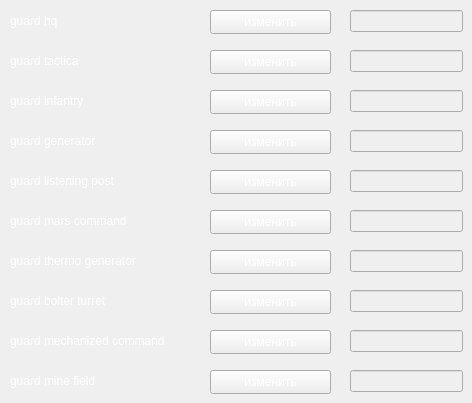
      <widget class="QWidget" name="IG_page_build">
       <property name="styleSheet">
        <string notr="true"/>
       </property>
       <widget class="QPushButton" name="pushChange_5">
        <property name="geometry">
         <rect>
          <x>210</x>
          <y>170</y>
          <width>121</width>
          <height>24</height>
         </rect>
        </property>
        <property name="styleSheet">
         <string notr="true">color:#fff</string>
        </property>
        <property name="text">
         <string>изменить</string>
        </property>
       </widget>
       <widget class="QLineEdit" name="line_guard_bolter_turret">
        <property name="enabled">
         <bool>false</bool>
        </property>
        <property name="geometry">
         <rect>
          <x>350</x>
          <y>290</y>
          <width>113</width>
          <height>22</height>
         </rect>
        </property>
        <property name="font">
         <font>
          <pointsize>12</pointsize>
         </font>
        </property>
        <property name="styleSheet">
         <string notr="true">color:#fff</string>
        </property>
        <property name="alignment">
         <set>Qt::AlignCenter</set>
        </property>
       </widget>
       <widget class="QPushButton" name="pushChange_8">
        <property name="geometry">
         <rect>
          <x>210</x>
          <y>290</y>
          <width>121</width>
          <height>24</height>
         </rect>
        </property>
        <property name="styleSheet">
         <string notr="true">color:#fff</string>
        </property>
        <property name="text">
         <string>изменить</string>
        </property>
       </widget>
       <widget class="QLineEdit" name="line_guard_mine_field">
        <property name="enabled">
         <bool>false</bool>
        </property>
        <property name="geometry">
         <rect>
          <x>350</x>
          <y>370</y>
          <width>113</width>
          <height>22</height>
         </rect>
        </property>
        <property name="font">
         <font>
          <pointsize>12</pointsize>
         </font>
        </property>
        <property name="styleSheet">
         <string notr="true">color:#fff;
</string>
        </property>
        <property name="alignment">
         <set>Qt::AlignCenter</set>
        </property>
       </widget>
       <widget class="QPushButton" name="pushChange_4">
        <property name="geometry">
         <rect>
          <x>210</x>
          <y>130</y>
          <width>121</width>
          <height>24</height>
         </rect>
        </property>
        <property name="styleSheet">
         <string notr="true">color:#fff</string>
        </property>
        <property name="text">
         <string>изменить</string>
        </property>
       </widget>
       <widget class="QLabel" name="guard_thermo_generator">
        <property name="geometry">
         <rect>
          <x>10</x>
          <y>250</y>
          <width>181</width>
          <height>21</height>
         </rect>
        </property>
        <property name="styleSheet">
         <string notr="true">color:#fff</string>
        </property>
        <property name="text">
         <string>guard thermo generator</string>
        </property>
       </widget>
       <widget class="QPushButton" name="pushChange_7">
        <property name="geometry">
         <rect>
          <x>210</x>
          <y>250</y>
          <width>121</width>
          <height>24</height>
         </rect>
        </property>
        <property name="styleSheet">
         <string notr="true">color:#fff</string>
        </property>
        <property name="text">
         <string>изменить</string>
        </property>
       </widget>
       <widget class="QLineEdit" name="line_guard_hq">
        <property name="enabled">
         <bool>false</bool>
        </property>
        <property name="geometry">
         <rect>
          <x>350</x>
          <y>10</y>
          <width>113</width>
          <height>22</height>
         </rect>
        </property>
        <property name="font">
         <font>
          <pointsize>12</pointsize>
         </font>
        </property>
        <property name="styleSheet">
         <string notr="true">color:#fff</string>
        </property>
        <property name="alignment">
         <set>Qt::AlignCenter</set>
        </property>
       </widget>
       <widget class="QLabel" name="guard_listening_post">
        <property name="geometry">
         <rect>
          <x>10</x>
          <y>170</y>
          <width>181</width>
          <height>21</height>
         </rect>
        </property>
        <property name="styleSheet">
         <string notr="true">color:#fff</string>
        </property>
        <property name="text">
         <string>guard listening post</string>
        </property>
       </widget>
       <widget class="QLineEdit" name="line_guard_tactica">
        <property name="enabled">
         <bool>false</bool>
        </property>
        <property name="geometry">
         <rect>
          <x>350</x>
          <y>50</y>
          <width>113</width>
          <height>22</height>
         </rect>
        </property>
        <property name="font">
         <font>
          <pointsize>12</pointsize>
         </font>
        </property>
        <property name="styleSheet">
         <string notr="true">color:#fff</string>
        </property>
        <property name="alignment">
         <set>Qt::AlignCenter</set>
        </property>
       </widget>
       <widget class="QLineEdit" name="line_guard_infantry">
        <property name="enabled">
         <bool>false</bool>
        </property>
        <property name="geometry">
         <rect>
          <x>350</x>
          <y>90</y>
          <width>113</width>
          <height>22</height>
         </rect>
        </property>
        <property name="font">
         <font>
          <pointsize>12</pointsize>
         </font>
        </property>
        <property name="styleSheet">
         <string notr="true">color:#fff</string>
        </property>
        <property name="alignment">
         <set>Qt::AlignCenter</set>
        </property>
       </widget>
       <widget class="QLabel" name="guard_tactica">
        <property name="geometry">
         <rect>
          <x>10</x>
          <y>50</y>
          <width>181</width>
          <height>21</height>
         </rect>
        </property>
        <property name="styleSheet">
         <string notr="true">color:#fff</string>
        </property>
        <property name="text">
         <string>guard tactica</string>
        </property>
       </widget>
       <widget class="QLineEdit" name="line_guard_thermo_generator">
        <property name="enabled">
         <bool>false</bool>
        </property>
        <property name="geometry">
         <rect>
          <x>350</x>
          <y>250</y>
          <width>113</width>
          <height>22</height>
         </rect>
        </property>
        <property name="font">
         <font>
          <pointsize>12</pointsize>
         </font>
        </property>
        <property name="styleSheet">
         <string notr="true">color:#fff</string>
        </property>
        <property name="alignment">
         <set>Qt::AlignCenter</set>
        </property>
       </widget>
       <widget class="QPushButton" name="pushChange_2">
        <property name="geometry">
         <rect>
          <x>210</x>
          <y>50</y>
          <width>121</width>
          <height>24</height>
         </rect>
        </property>
        <property name="styleSheet">
         <string notr="true">color:#fff</string>
        </property>
        <property name="text">
         <string>изменить</string>
        </property>
       </widget>
       <widget class="QLabel" name="guard_mars_command">
        <property name="geometry">
         <rect>
          <x>10</x>
          <y>210</y>
          <width>181</width>
          <height>21</height>
         </rect>
        </property>
        <property name="styleSheet">
         <string notr="true">color:#fff</string>
        </property>
        <property name="text">
         <string>guard mars command</string>
        </property>
       </widget>
       <widget class="QPushButton" name="pushChange_9">
        <property name="geometry">
         <rect>
          <x>210</x>
          <y>330</y>
          <width>121</width>
          <height>24</height>
         </rect>
        </property>
        <property name="styleSheet">
         <string notr="true">color:#fff</string>
        </property>
        <property name="text">
         <string>изменить</string>
        </property>
       </widget>
       <widget class="QLabel" name="guard_thermo_generator_2">
        <property name="geometry">
         <rect>
          <x>10</x>
          <y>290</y>
          <width>181</width>
          <height>21</height>
         </rect>
        </property>
        <property name="styleSheet">
         <string notr="true">color:#fff</string>
        </property>
        <property name="text">
         <string>guard bolter turret</string>
        </property>
       </widget>
       <widget class="QLineEdit" name="line_guard_listening_post">
        <property name="enabled">
         <bool>false</bool>
        </property>
        <property name="geometry">
         <rect>
          <x>350</x>
          <y>170</y>
          <width>113</width>
          <height>22</height>
         </rect>
        </property>
        <property name="font">
         <font>
          <pointsize>12</pointsize>
         </font>
        </property>
        <property name="styleSheet">
         <string notr="true">color:#fff</string>
        </property>
        <property name="alignment">
         <set>Qt::AlignCenter</set>
        </property>
       </widget>
       <widget class="QLabel" name="guard_hq">
        <property name="geometry">
         <rect>
          <x>10</x>
          <y>10</y>
          <width>181</width>
          <height>21</height>
         </rect>
        </property>
        <property name="styleSheet">
         <string notr="true">color:#fff</string>
        </property>
        <property name="text">
         <string>guard hq</string>
        </property>
       </widget>
       <widget class="QPushButton" name="pushChange_6">
        <property name="geometry">
         <rect>
          <x>210</x>
          <y>210</y>
          <width>121</width>
          <height>24</height>
         </rect>
        </property>
        <property name="styleSheet">
         <string notr="true">color:#fff</string>
        </property>
        <property name="text">
         <string>изменить</string>
        </property>
       </widget>
       <widget class="QLabel" name="guard_thermo_generator_3">
        <property name="geometry">
         <rect>
          <x>10</x>
          <y>330</y>
          <width>181</width>
          <height>21</height>
         </rect>
        </property>
        <property name="styleSheet">
         <string notr="true">color:#fff</string>
        </property>
        <property name="text">
         <string>guard mechanized command</string>
        </property>
       </widget>
       <widget class="QLineEdit" name="line_guard_mars_command">
        <property name="enabled">
         <bool>false</bool>
        </property>
        <property name="geometry">
         <rect>
          <x>350</x>
          <y>210</y>
          <width>113</width>
          <height>22</height>
         </rect>
        </property>
        <property name="font">
         <font>
          <pointsize>12</pointsize>
         </font>
        </property>
        <property name="styleSheet">
         <string notr="true">color:#fff</string>
        </property>
        <property name="alignment">
         <set>Qt::AlignCenter</set>
        </property>
       </widget>
       <widget class="QLabel" name="guard_generator">
        <property name="geometry">
         <rect>
          <x>10</x>
          <y>130</y>
          <width>181</width>
          <height>21</height>
         </rect>
        </property>
        <property name="styleSheet">
         <string notr="true">color:#fff</string>
        </property>
        <property name="text">
         <string>guard generator</string>
        </property>
       </widget>
       <widget class="QPushButton" name="pushChange_3">
        <property name="geometry">
         <rect>
          <x>210</x>
          <y>90</y>
          <width>121</width>
          <height>24</height>
         </rect>
        </property>
        <property name="styleSheet">
         <string notr="true">color:#fff</string>
        </property>
        <property name="text">
         <string>изменить</string>
        </property>
       </widget>
       <widget class="QPushButton" name="pushChange_10">
        <property name="geometry">
         <rect>
          <x>210</x>
          <y>370</y>
          <width>121</width>
          <height>24</height>
         </rect>
        </property>
        <property name="styleSheet">
         <string notr="true">color:#fff</string>
        </property>
        <property name="text">
         <string>изменить</string>
        </property>
       </widget>
       <widget class="QLabel" name="guard_infantry">
        <property name="geometry">
         <rect>
          <x>10</x>
          <y>90</y>
          <width>181</width>
          <height>21</height>
         </rect>
        </property>
        <property name="styleSheet">
         <string notr="true">color:#fff</string>
        </property>
        <property name="text">
         <string>guard infantry</string>
        </property>
       </widget>
       <widget class="QLabel" name="guard_thermo_generator_4">
        <property name="geometry">
         <rect>
          <x>10</x>
          <y>370</y>
          <width>181</width>
          <height>21</height>
         </rect>
        </property>
        <property name="styleSheet">
         <string notr="true">color:#fff</string>
        </property>
        <property name="text">
         <string>guard mine field</string>
        </property>
       </widget>
       <widget class="QLineEdit" name="line_guard_mechanized_command">
        <property name="enabled">
         <bool>false</bool>
        </property>
        <property name="geometry">
         <rect>
          <x>350</x>
          <y>330</y>
          <width>113</width>
          <height>22</height>
         </rect>
        </property>
        <property name="font">
         <font>
          <pointsize>12</pointsize>
         </font>
        </property>
        <property name="styleSheet">
         <string notr="true">color:#fff</string>
        </property>
        <property name="alignment">
         <set>Qt::AlignCenter</set>
        </property>
       </widget>
       <widget class="QLineEdit" name="line_guard_generator">
        <property name="enabled">
         <bool>false</bool>
        </property>
        <property name="geometry">
         <rect>
          <x>350</x>
          <y>130</y>
          <width>113</width>
          <height>22</height>
         </rect>
        </property>
        <property name="font">
         <font>
          <pointsize>12</pointsize>
         </font>
        </property>
        <property name="styleSheet">
         <string notr="true">color:#fff</string>
        </property>
        <property name="alignment">
         <set>Qt::AlignCenter</set>
        </property>
       </widget>
       <widget class="QPushButton" name="pushChange">
        <property name="geometry">
         <rect>
          <x>210</x>
          <y>10</y>
          <width>121</width>
          <height>24</height>
         </rect>
        </property>
        <property name="styleSheet">
         <string notr="true">color:#fff</string>
        </property>
        <property name="text">
         <string>изменить</string>
        </property>
       </widget>
      </widget>
